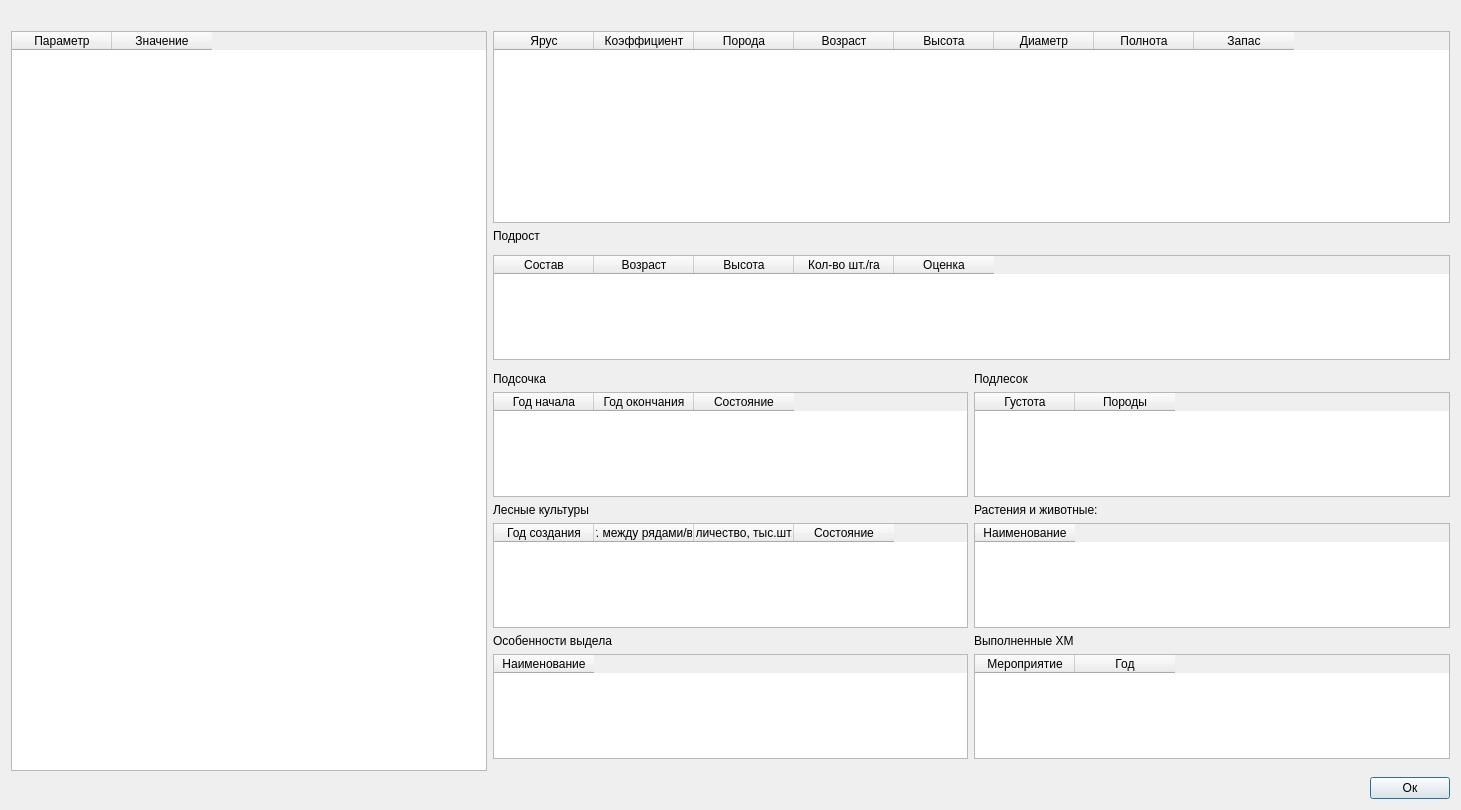
<?xml version="1.0" encoding="UTF-8"?>
<ui version="4.0">
 <class>Dialog</class>
 <widget class="QDialog" name="Dialog">
  <property name="geometry">
   <rect>
    <x>0</x>
    <y>0</y>
    <width>1461</width>
    <height>810</height>
   </rect>
  </property>
  <property name="windowTitle">
   <string>Таксационные характеристики</string>
  </property>
  <layout class="QVBoxLayout" name="verticalLayout">
   <item>
    <layout class="QGridLayout" name="gridLayout">
     <item row="11" column="1">
      <widget class="QTableWidget" name="tableWidget_9">
       <attribute name="verticalHeaderVisible">
        <bool>false</bool>
       </attribute>
       <column>
        <property name="text">
         <string>Наименование</string>
        </property>
       </column>
      </widget>
     </item>
     <item row="11" column="2">
      <widget class="QTableWidget" name="tableWidget_6">
       <attribute name="verticalHeaderVisible">
        <bool>false</bool>
       </attribute>
       <column>
        <property name="text">
         <string>Мероприятие</string>
        </property>
       </column>
       <column>
        <property name="text">
         <string>Год</string>
        </property>
       </column>
      </widget>
     </item>
     <item row="9" column="1">
      <widget class="QTableWidget" name="tableWidget_7">
       <property name="enabled">
        <bool>true</bool>
       </property>
       <property name="sizePolicy">
        <sizepolicy hsizetype="Expanding" vsizetype="Expanding">
         <horstretch>0</horstretch>
         <verstretch>0</verstretch>
        </sizepolicy>
       </property>
       <attribute name="verticalHeaderVisible">
        <bool>false</bool>
       </attribute>
       <column>
        <property name="text">
         <string>Год создания</string>
        </property>
       </column>
       <column>
        <property name="text">
         <string>Расст. между рядами/в ряду</string>
        </property>
       </column>
       <column>
        <property name="text">
         <string>Количество, тыс.шт/га</string>
        </property>
       </column>
       <column>
        <property name="text">
         <string>Состояние</string>
        </property>
       </column>
      </widget>
     </item>
     <item row="6" column="1">
      <widget class="QLabel" name="label_5">
       <property name="text">
        <string>Подсочка</string>
       </property>
      </widget>
     </item>
     <item row="10" column="2">
      <widget class="QLabel" name="label_7">
       <property name="text">
        <string>Выполненные ХМ</string>
       </property>
      </widget>
     </item>
     <item row="4" column="1" colspan="2">
      <widget class="QTableWidget" name="tableWidget">
       <property name="sizePolicy">
        <sizepolicy hsizetype="MinimumExpanding" vsizetype="Expanding">
         <horstretch>0</horstretch>
         <verstretch>0</verstretch>
        </sizepolicy>
       </property>
       <attribute name="verticalHeaderVisible">
        <bool>false</bool>
       </attribute>
       <column>
        <property name="text">
         <string>Состав</string>
        </property>
       </column>
       <column>
        <property name="text">
         <string>Возраст</string>
        </property>
       </column>
       <column>
        <property name="text">
         <string>Высота</string>
        </property>
       </column>
       <column>
        <property name="text">
         <string>Кол-во шт./га</string>
        </property>
       </column>
       <column>
        <property name="text">
         <string>Оценка</string>
        </property>
       </column>
      </widget>
     </item>
     <item row="6" column="2">
      <widget class="QLabel" name="label_2">
       <property name="text">
        <string>Подлесок</string>
       </property>
      </widget>
     </item>
     <item row="9" column="2">
      <widget class="QTableWidget" name="tableWidget_8">
       <property name="sizePolicy">
        <sizepolicy hsizetype="Preferred" vsizetype="Expanding">
         <horstretch>0</horstretch>
         <verstretch>0</verstretch>
        </sizepolicy>
       </property>
       <attribute name="verticalHeaderVisible">
        <bool>false</bool>
       </attribute>
       <column>
        <property name="text">
         <string>Наименование</string>
        </property>
       </column>
      </widget>
     </item>
     <item row="7" column="1">
      <widget class="QTableWidget" name="tableWidget_2">
       <attribute name="verticalHeaderVisible">
        <bool>false</bool>
       </attribute>
       <column>
        <property name="text">
         <string>Год начала</string>
        </property>
       </column>
       <column>
        <property name="text">
         <string>Год окончания</string>
        </property>
       </column>
       <column>
        <property name="text">
         <string>Состояние</string>
        </property>
       </column>
      </widget>
     </item>
     <item row="7" column="2">
      <widget class="QTableWidget" name="tableWidget_5">
       <property name="sizePolicy">
        <sizepolicy hsizetype="Preferred" vsizetype="Maximum">
         <horstretch>0</horstretch>
         <verstretch>0</verstretch>
        </sizepolicy>
       </property>
       <attribute name="verticalHeaderVisible">
        <bool>false</bool>
       </attribute>
       <column>
        <property name="text">
         <string>Густота</string>
        </property>
       </column>
       <column>
        <property name="text">
         <string>Породы</string>
        </property>
       </column>
      </widget>
     </item>
     <item row="10" column="1">
      <widget class="QLabel" name="label_6">
       <property name="text">
        <string>Особенности выдела</string>
       </property>
      </widget>
     </item>
     <item row="0" column="1">
      <spacer name="horizontalSpacer_2">
       <property name="orientation">
        <enum>Qt::Horizontal</enum>
       </property>
       <property name="sizeHint" stdset="0">
        <size>
         <width>40</width>
         <height>20</height>
        </size>
       </property>
      </spacer>
     </item>
     <item row="1" column="1" colspan="2">
      <widget class="QTableWidget" name="tableWidget_4">
       <property name="sizePolicy">
        <sizepolicy hsizetype="MinimumExpanding" vsizetype="MinimumExpanding">
         <horstretch>0</horstretch>
         <verstretch>0</verstretch>
        </sizepolicy>
       </property>
       <attribute name="verticalHeaderVisible">
        <bool>false</bool>
       </attribute>
       <column>
        <property name="text">
         <string>Ярус</string>
        </property>
       </column>
       <column>
        <property name="text">
         <string>Коэффициент</string>
        </property>
       </column>
       <column>
        <property name="text">
         <string>Порода</string>
        </property>
       </column>
       <column>
        <property name="text">
         <string>Возраст</string>
        </property>
       </column>
       <column>
        <property name="text">
         <string>Высота</string>
        </property>
       </column>
       <column>
        <property name="text">
         <string>Диаметр</string>
        </property>
       </column>
       <column>
        <property name="text">
         <string>Полнота</string>
        </property>
       </column>
       <column>
        <property name="text">
         <string>Запас</string>
        </property>
       </column>
      </widget>
     </item>
     <item row="2" column="1">
      <widget class="QLabel" name="label">
       <property name="text">
        <string>Подрост</string>
       </property>
      </widget>
     </item>
     <item row="1" column="0" rowspan="13">
      <widget class="QTableWidget" name="tableWidget_3">
       <property name="sizePolicy">
        <sizepolicy hsizetype="Expanding" vsizetype="Preferred">
         <horstretch>0</horstretch>
         <verstretch>0</verstretch>
        </sizepolicy>
       </property>
       <attribute name="verticalHeaderVisible">
        <bool>false</bool>
       </attribute>
       <column>
        <property name="text">
         <string>Параметр</string>
        </property>
       </column>
       <column>
        <property name="text">
         <string>Значение</string>
        </property>
       </column>
      </widget>
     </item>
     <item row="8" column="1">
      <widget class="QLabel" name="label_3">
       <property name="text">
        <string>Лесные культуры</string>
       </property>
      </widget>
     </item>
     <item row="8" column="2">
      <widget class="QLabel" name="label_4">
       <property name="text">
        <string>Растения и животные:</string>
       </property>
      </widget>
     </item>
    </layout>
   </item>
   <item alignment="Qt::AlignRight">
    <widget class="QPushButton" name="pushButton">
     <property name="text">
      <string>Ок</string>
     </property>
    </widget>
   </item>
  </layout>
 </widget>
 <resources/>
 <connections>
  <connection>
   <sender>pushButton</sender>
   <signal>clicked()</signal>
   <receiver>Dialog</receiver>
   <slot>accept()</slot>
   <hints>
    <hint type="sourcelabel">
     <x>1039</x>
     <y>651</y>
    </hint>
    <hint type="destinationlabel">
     <x>362</x>
     <y>188</y>
    </hint>
   </hints>
  </connection>
 </connections>
</ui>
